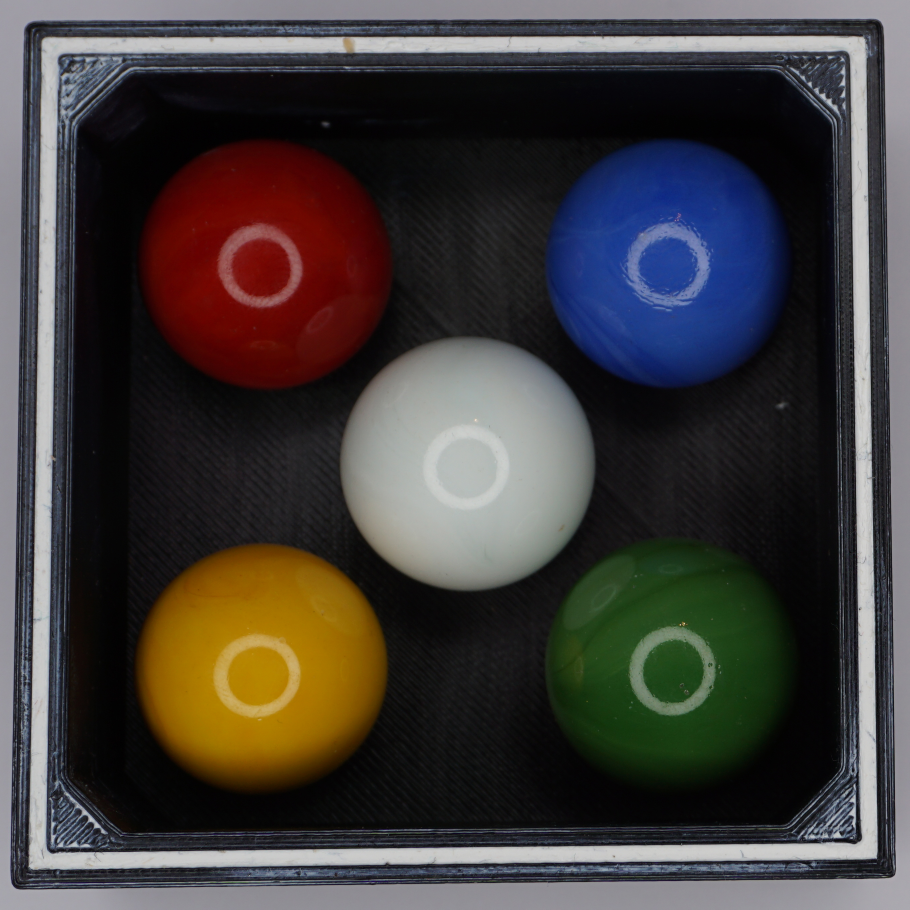
#> input picture xlh-cv-tutorial/2 Grundlagen der Bildverarbeitung/3 Bildoperationen/04 Grössenänderung/img/box_with_bullets_original.jpg, 2728 x 2728 px (shown at 1/3 size)
$ python resize.py
#> lines starting #> are read from the running program, lines starting #| are printed output that depends on the picture
# resize.py
import cv2
import numpy as np
import imutils

# lade Bild von der Datei in ein NumPy Array
image = cv2.imread('img/box_with_bullets_original.jpg')
#> image is the input picture: shape (2728, 2728, 3); mean B, G, R 59.5, 61.2, 65.5
print(np.shape(image))
#| (2728, 2728, 3)
# >>> (2728, 2728, 3)

# Grössenänderung auf eine Breite
resized = imutils.resize(image, width=640)
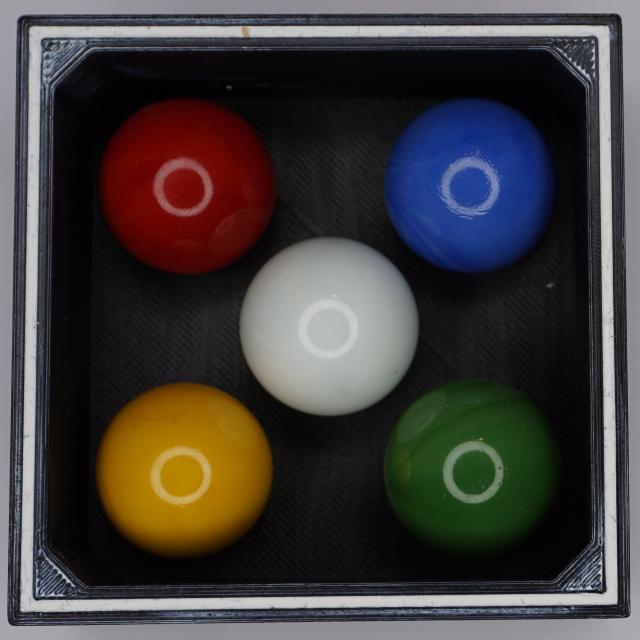
#> resized: shape (640, 640, 3); mean B, G, R 59.5, 61.2, 65.5
print(np.shape(resized))
#| (640, 640, 3)
# >>> (640, 640, 3)

# schreibe das Bild in eine Datei
cv2.imwrite('img/resize.png', resized[0:-2, 0:-2])
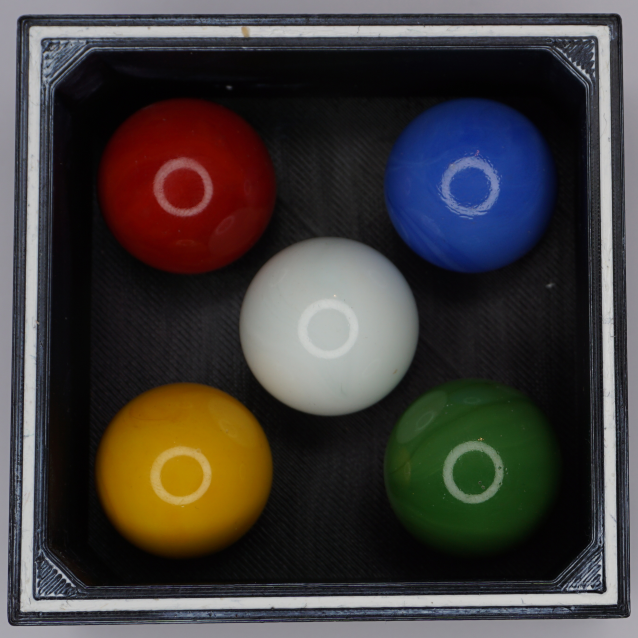
#> saved as resize.png: shape (638, 638, 3); mean B, G, R 58.9, 60.6, 65

# Anzeige auf dem Bildschirm
cv2.imshow('Ausgabe', resized)
cv2.moveWindow('Ausgabe', 100, 100)
cv2.waitKey(0)
